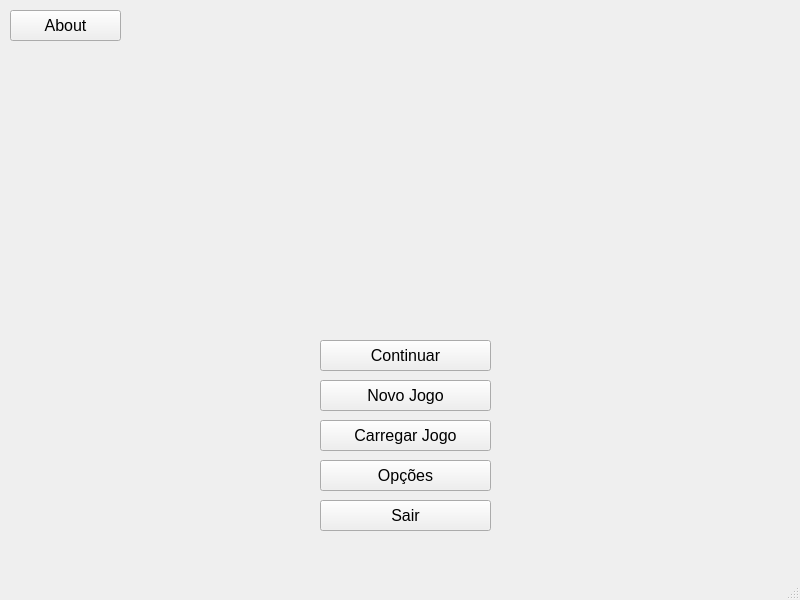
<?xml version="1.0" encoding="UTF-8"?>
<ui version="4.0">
 <class>MainWindow</class>
 <widget class="QMainWindow" name="MainWindow">
  <property name="geometry">
   <rect>
    <x>0</x>
    <y>0</y>
    <width>800</width>
    <height>600</height>
   </rect>
  </property>
  <property name="sizePolicy">
   <sizepolicy hsizetype="Preferred" vsizetype="Preferred">
    <horstretch>0</horstretch>
    <verstretch>0</verstretch>
   </sizepolicy>
  </property>
  <property name="minimumSize">
   <size>
    <width>800</width>
    <height>600</height>
   </size>
  </property>
  <property name="maximumSize">
   <size>
    <width>800</width>
    <height>600</height>
   </size>
  </property>
  <property name="windowTitle">
   <string>RPG</string>
  </property>
  <widget class="QWidget" name="centralwidget">
   <widget class="QLabel" name="fundo">
    <property name="geometry">
     <rect>
      <x>0</x>
      <y>0</y>
      <width>800</width>
      <height>600</height>
     </rect>
    </property>
    <property name="text">
     <string/>
    </property>
   </widget>
   <widget class="QPushButton" name="carregarjogo">
    <property name="enabled">
     <bool>true</bool>
    </property>
    <property name="geometry">
     <rect>
      <x>320</x>
      <y>420</y>
      <width>171</width>
      <height>31</height>
     </rect>
    </property>
    <property name="font">
     <font>
      <family>Arial</family>
      <pointsize>12</pointsize>
     </font>
    </property>
    <property name="text">
     <string>Carregar Jogo</string>
    </property>
   </widget>
   <widget class="QPushButton" name="opt">
    <property name="geometry">
     <rect>
      <x>320</x>
      <y>460</y>
      <width>171</width>
      <height>31</height>
     </rect>
    </property>
    <property name="font">
     <font>
      <family>Arial</family>
      <pointsize>12</pointsize>
     </font>
    </property>
    <property name="text">
     <string>Opções</string>
    </property>
   </widget>
   <widget class="QPushButton" name="sair">
    <property name="geometry">
     <rect>
      <x>320</x>
      <y>500</y>
      <width>171</width>
      <height>31</height>
     </rect>
    </property>
    <property name="font">
     <font>
      <family>Arial</family>
      <pointsize>12</pointsize>
     </font>
    </property>
    <property name="text">
     <string>Sair</string>
    </property>
   </widget>
   <widget class="QPushButton" name="novojogo">
    <property name="geometry">
     <rect>
      <x>320</x>
      <y>380</y>
      <width>171</width>
      <height>31</height>
     </rect>
    </property>
    <property name="font">
     <font>
      <family>Arial</family>
      <pointsize>12</pointsize>
     </font>
    </property>
    <property name="text">
     <string>Novo Jogo</string>
    </property>
   </widget>
   <widget class="QPushButton" name="continuar">
    <property name="enabled">
     <bool>true</bool>
    </property>
    <property name="geometry">
     <rect>
      <x>320</x>
      <y>340</y>
      <width>171</width>
      <height>31</height>
     </rect>
    </property>
    <property name="font">
     <font>
      <family>Arial</family>
      <pointsize>12</pointsize>
     </font>
    </property>
    <property name="text">
     <string>Continuar</string>
    </property>
   </widget>
   <widget class="QLabel" name="player">
    <property name="geometry">
     <rect>
      <x>640</x>
      <y>500</y>
      <width>131</width>
      <height>31</height>
     </rect>
    </property>
    <property name="font">
     <font>
      <pointsize>16</pointsize>
     </font>
    </property>
    <property name="text">
     <string/>
    </property>
   </widget>
   <widget class="QPushButton" name="about">
    <property name="enabled">
     <bool>true</bool>
    </property>
    <property name="geometry">
     <rect>
      <x>10</x>
      <y>10</y>
      <width>111</width>
      <height>31</height>
     </rect>
    </property>
    <property name="font">
     <font>
      <family>Arial</family>
      <pointsize>12</pointsize>
     </font>
    </property>
    <property name="text">
     <string>About</string>
    </property>
   </widget>
  </widget>
  <widget class="QMenuBar" name="menubar">
   <property name="geometry">
    <rect>
     <x>0</x>
     <y>0</y>
     <width>800</width>
     <height>20</height>
    </rect>
   </property>
  </widget>
  <widget class="QStatusBar" name="statusbar"/>
 </widget>
 <resources/>
 <connections/>
</ui>
